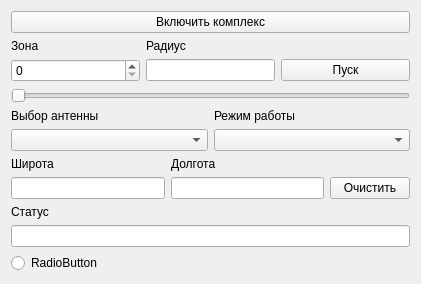
<?xml version="1.0" encoding="UTF-8"?>
<ui version="4.0">
 <class>NiippControlWidget</class>
 <widget class="QWidget" name="NiippControlWidget">
  <property name="geometry">
   <rect>
    <x>0</x>
    <y>0</y>
    <width>421</width>
    <height>259</height>
   </rect>
  </property>
  <property name="windowTitle">
   <string>Form</string>
  </property>
  <layout class="QGridLayout" name="gridLayout">
   <item row="4" column="0" colspan="3">
    <layout class="QGridLayout" name="gridLayout_2">
     <item row="0" column="1">
      <widget class="QLabel" name="lbl_mode">
       <property name="text">
        <string>Режим работы</string>
       </property>
      </widget>
     </item>
     <item row="0" column="0">
      <widget class="QLabel" name="lbl_antena">
       <property name="text">
        <string>Выбор антенны</string>
       </property>
      </widget>
     </item>
     <item row="1" column="0">
      <widget class="QComboBox" name="_cb_antena"/>
     </item>
     <item row="1" column="1">
      <widget class="QComboBox" name="_cb_mode"/>
     </item>
    </layout>
   </item>
   <item row="2" column="2">
    <widget class="QPushButton" name="_pb_start">
     <property name="text">
      <string>Пуск</string>
     </property>
    </widget>
   </item>
   <item row="2" column="1">
    <widget class="QLineEdit" name="_le_distance">
     <property name="sizePolicy">
      <sizepolicy hsizetype="Preferred" vsizetype="Fixed">
       <horstretch>0</horstretch>
       <verstretch>0</verstretch>
      </sizepolicy>
     </property>
    </widget>
   </item>
   <item row="2" column="0">
    <widget class="QSpinBox" name="_sb_power"/>
   </item>
   <item row="7" column="0" colspan="3">
    <widget class="QLineEdit" name="_le_status"/>
   </item>
   <item row="1" column="0">
    <widget class="QLabel" name="lbl_power">
     <property name="sizePolicy">
      <sizepolicy hsizetype="Preferred" vsizetype="Maximum">
       <horstretch>0</horstretch>
       <verstretch>0</verstretch>
      </sizepolicy>
     </property>
     <property name="text">
      <string>Зона</string>
     </property>
    </widget>
   </item>
   <item row="5" column="0" colspan="3">
    <layout class="QGridLayout" name="gridLayout_3">
     <item row="0" column="0">
      <widget class="QLabel" name="lbl_l1">
       <property name="text">
        <string>Широта</string>
       </property>
      </widget>
     </item>
     <item row="0" column="1">
      <widget class="QLabel" name="lbl_l2">
       <property name="text">
        <string>Долгота</string>
       </property>
      </widget>
     </item>
     <item row="1" column="2">
      <widget class="QPushButton" name="_clear_uvod">
       <property name="text">
        <string>Очистить</string>
       </property>
      </widget>
     </item>
     <item row="1" column="0">
      <widget class="QLineEdit" name="_le_lat"/>
     </item>
     <item row="1" column="1">
      <widget class="QLineEdit" name="_le_lon"/>
     </item>
    </layout>
   </item>
   <item row="0" column="0" colspan="3">
    <widget class="QPushButton" name="_pb_enable_complex">
     <property name="text">
      <string>Включить комплекс</string>
     </property>
    </widget>
   </item>
   <item row="3" column="0" colspan="3">
    <widget class="QSlider" name="_sl_power">
     <property name="orientation">
      <enum>Qt::Horizontal</enum>
     </property>
    </widget>
   </item>
   <item row="6" column="0">
    <widget class="QLabel" name="lbl_status">
     <property name="text">
      <string>Статус</string>
     </property>
    </widget>
   </item>
   <item row="1" column="1">
    <widget class="QLabel" name="lbl_distance">
     <property name="sizePolicy">
      <sizepolicy hsizetype="Preferred" vsizetype="Maximum">
       <horstretch>0</horstretch>
       <verstretch>0</verstretch>
      </sizepolicy>
     </property>
     <property name="text">
      <string>Радиус</string>
     </property>
    </widget>
   </item>
   <item row="8" column="0">
    <widget class="QRadioButton" name="radioButton">
     <property name="text">
      <string>RadioButton</string>
     </property>
    </widget>
   </item>
  </layout>
 </widget>
 <resources/>
 <connections/>
</ui>
